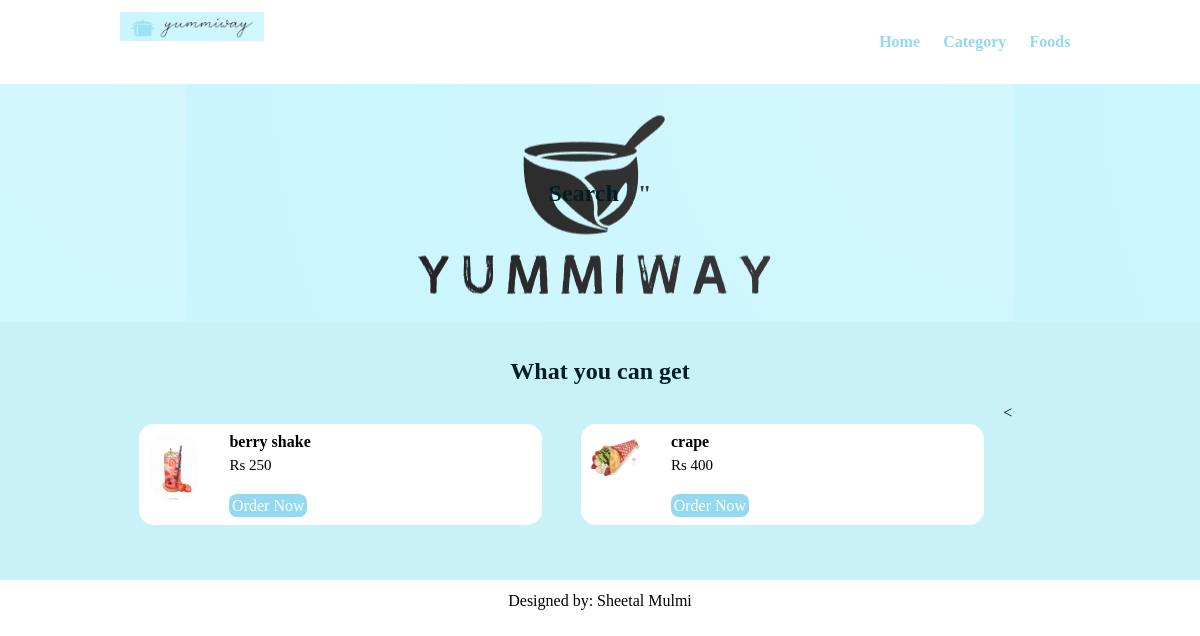
The page /food-search.php on the database its author committed.
### tables this page shows
CREATE TABLE `food` (
  `id` int(11) NOT NULL,
  `title` varchar(150) DEFAULT NULL,
  `price` varchar(100) DEFAULT NULL,
  `image_name` varchar(250) DEFAULT NULL,
  `caterory_id` int(11) DEFAULT NULL,
  `featured` varchar(10) DEFAULT NULL,
  `active` varchar(10) DEFAULT NULL
);

### food-search.php (the view, shortened to what this page needs)
<?php include('partials-front/menu.php'); ?>
    <section class="search-bar text-center">
        <div class="container">
            <?php
                $search = mysqli_real_escape_string($connection, $_POST['search']);
            ?>
            <h2> Search <a href="#" class="text-color">"<?php echo $search; ?>"</a></h2>
        </div>
    </section>
    <section class="menu background">
        <div class="container">
        <h2 class="text-center">What you can get</h2>
        <<?php
$sql = "SELECT * FROM food WHERE title LIKE '%$search%'";
$res = mysqli_query($connection, $sql);
$count = mysqli_num_rows($res);
if($count>0)
{
    while($row=mysqli_fetch_assoc($res))
    {
        $id = $row['id'];
        $title = $row['title'];
        $price = $row['price'];
        $image_name = $row['image_name'];
        ?>
        <div class="food">
            <div class="food-menu-img">
                <?php
                    if($image_name=="")
                    {
                        echo "Image not Available.";
                    }
                    else
                    {
                        ?>
                        <img src="http://localhost:3000/Project/images/food/<?php echo $image_name; ?>" alt="blueberry" class="img-responsive img-curve food-img">
                        <?php
                    }
                ?>
            </div>
            <div class="food-description">
                <h4><?php echo $title; ?></h4>
                <p class="food-price">Rs <?php echo $price; ?></p>
                <br>
                            <a href="http://localhost:3000/Project/order.php?food_id=<?php echo $id; ?>" class="sub sub-primary">Order Now</a>
                        </div>
        </div>
        <?php
    }
}
else
{
    echo "Food not found.";
}
?>
</div>
</section>
    <?php include('partials-front/footer.php'); ?>
</body>
</html>

### css/style.css (style rules this page uses)
* { margin: 0 0; padding: 0 0; font-family: 'Times New Roman', Times, serif; }
.container { width: 80%; margin: 0 auto; padding: 1%; }
.text-center { text-align: center; }
.text-color { color: rgb(45, 62, 68); }
a { color: rgb(147, 217, 239); text-decoration: none; }
.sub { padding: 1%; border: none; font-size: 16px; width: 10%; border-radius: 8px; }
.sub-primary { background-color: rgb(147, 217, 239); color: white; cursor: pointer; }
h2 { color:rgb(1, 29, 36); font-size:x-large; margin-bottom: 2%; }
.img-responsive { width: 100%; }
.img-curve { border-radius: 20px; }
.search-bar { background-image: url(../images/background.png); background-size: auto; background-position: center; padding: 7% 0; }
.background { background-color:rgb(201, 241, 248); }
.food { width: 40%; margin:2%; padding: 1%; float: left; background-color:white; border-radius: 15px; }
.menu { padding: 2% 0; }
.food-description { width: 70%; float:left; margin-left: 8%; }
.food-price { font-size: 15px; margin: 2% 0; }
.food-img { width: 13%; float: left; }

### rows shown on the page
food: image_name (picture), title "berry shake", price "250"
food: image_name (picture), title "crape", price "400"
